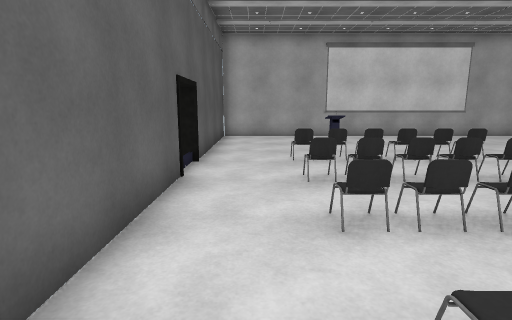
view 1 (above)

14 first-person views from a walk through a 3-D level made in the Unity game engine. The camera is 1.4 m above the floor, tilts 10° down and sees 80° across. The floor is counted in squares, 1 m on a side. Each view is taken from the middle of a square. On the plan, view 1 faces up. The plan holds only what a view shows up to about 14 squares ahead; the rest is blank. Door leaves are left out, so doorways stand open.

view 2
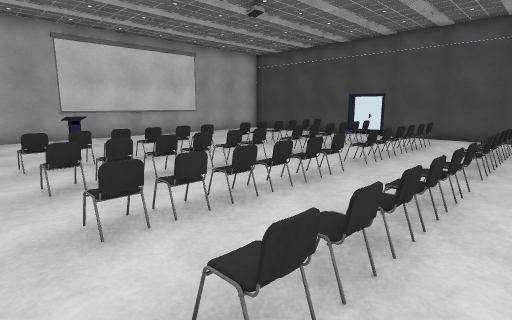

view 3
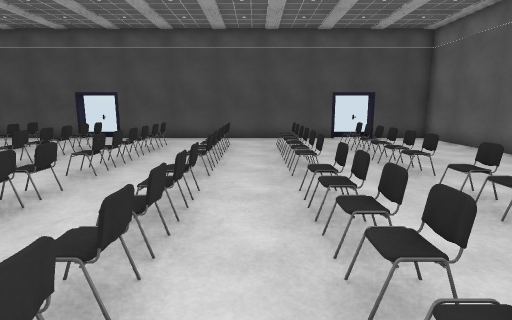

view 4
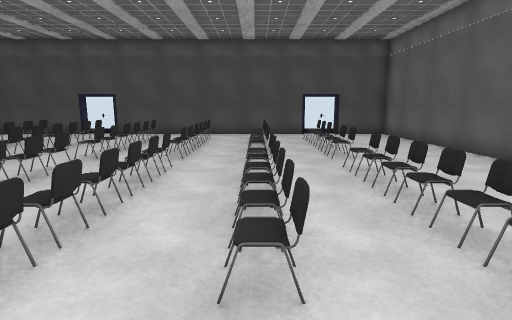

view 5
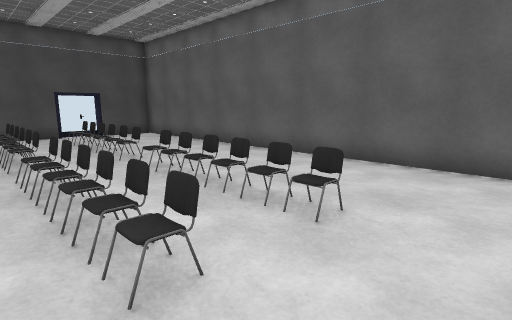

view 6
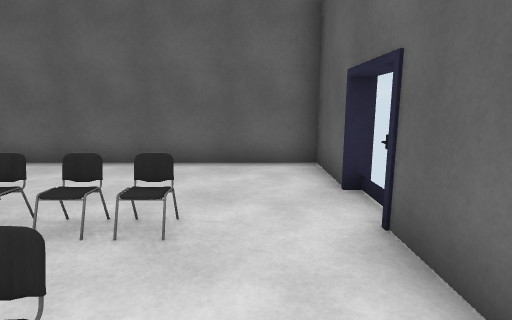

view 7
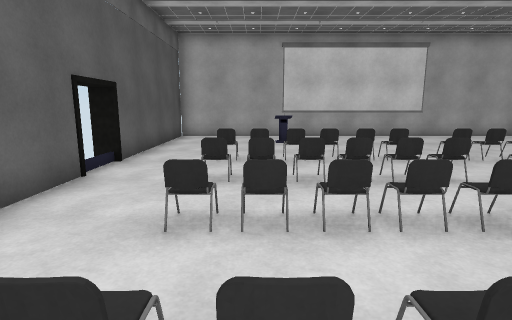

view 8
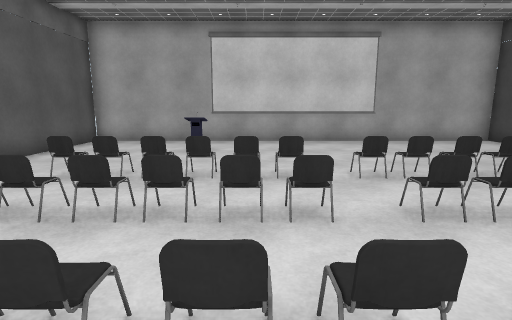

view 9
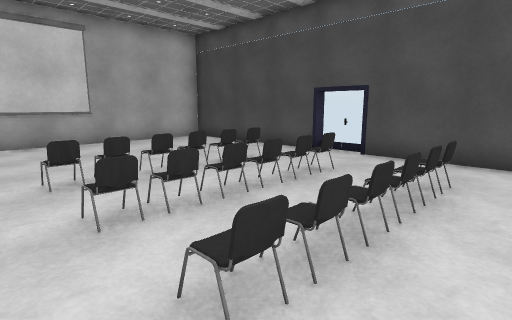

view 10
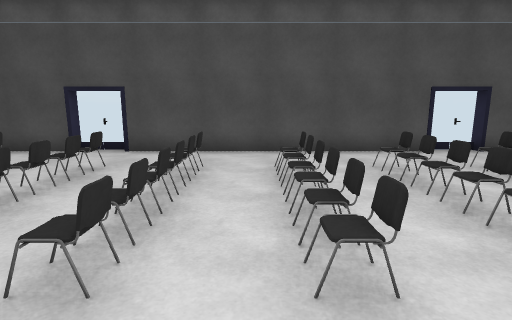

view 11
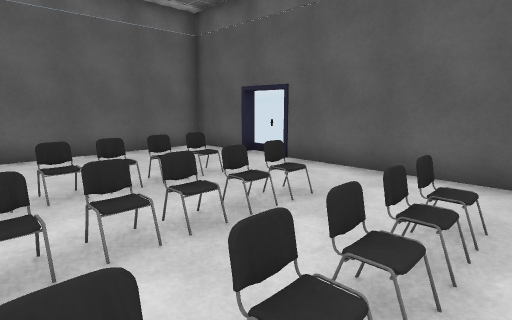

view 12
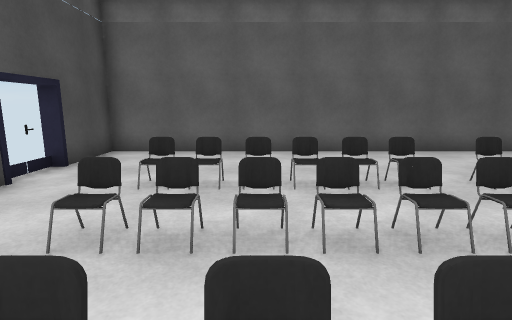

view 13
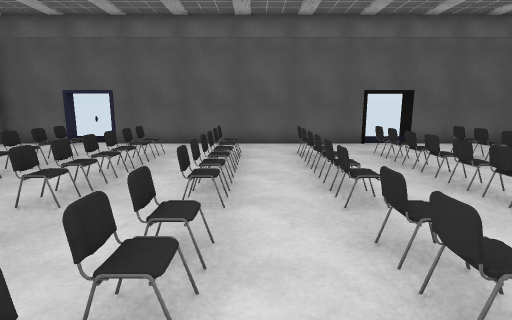

view 14
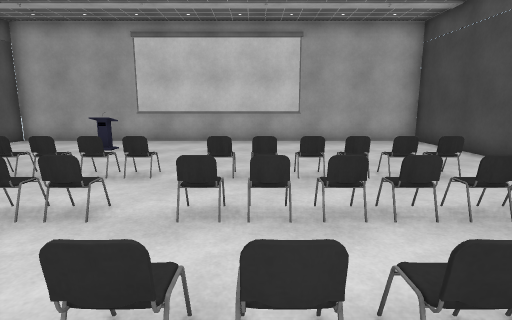

### Floor plan
Key: @ floor where view 1 was taken; # wall or solid block; x gap in a wall; . floor; / step, stairs or slope; D open door; = window, fence, low wall or low ledge; ^ raised ledge.
Columns run from 2 left of view 1 to 15 right of it. Each row starts with its distance up from view 1.
 15 ##################
 14 #................#
 13 #................#
 12 #....^...........#
 11 #................#
 10 #................#
  9 #................#
  8 D..=xxxxxxxxxx=..x
  7 D................D
  6 D..=////==////=..D
  5 #................#
  4 #................#
  3 #..=xxxxxxxxxx=..#
  2 #................#
  1 #..=xxxxxxxxxx=..#
  0 #.@..............#
 -1 #..=xxxxxxxxxx=..#
 -2 #................#
 -3 #..////////////..#
 -4 D..=xxxxxxxxxx=..D
 -5 D................D
 -6 #................#
 -7 #................#
 -8 ##################

Positions as (right, up) in squares from view 1, and headings:
1: (0, 0), facing up
2: (0, 0), facing up-right
3: (1, 0), facing right
4: (-1, -1), facing right
5: (-1, 0), facing down-right
6: (0, 0), facing down
7: (2, 0), facing up
8: (5, 2), facing up
9: (6, 2), facing up-right
10: (5, 2), facing right
11: (5, 2), facing down-left
12: (10, 2), facing down
13: (10, 2), facing left
14: (8, 2), facing up
